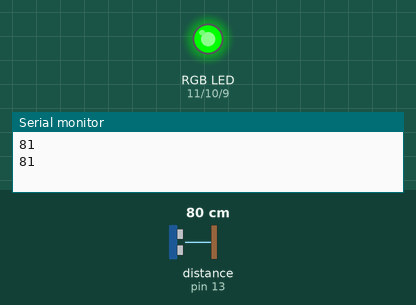
The sketch below on a simulated Arduino Uno, built with avr-gcc and run on an emulated ATmega328P. On the bench: an RGB LED mixed from three pins (HIGH = lit), the last lines printed to the serial monitor. The test bench sets the inputs (shaded band); at power-on: distance to the obstacle (sensor on pin 13) 80 cm.

Above: at 1.8 s.
1.9 s: distance to the obstacle (sensor on pin 13) set to 12 cm
3.4 s: distance to the obstacle (sensor on pin 13) set to 9 cm
At 4.9 s:
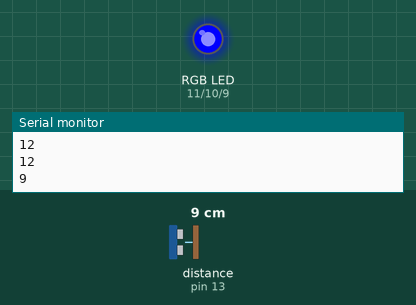
5.5 s: distance to the obstacle (sensor on pin 13) set to 7 cm
7.2 s: distance to the obstacle (sensor on pin 13) set to 4 cm
At 9.2 s:
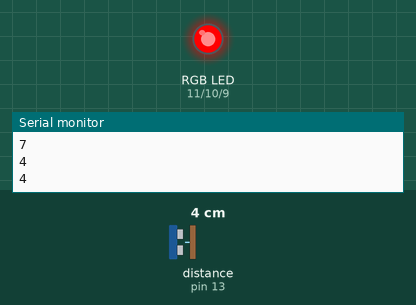
9.5 s: distance to the obstacle (sensor on pin 13) set to 250 cm
At 11.2 s:
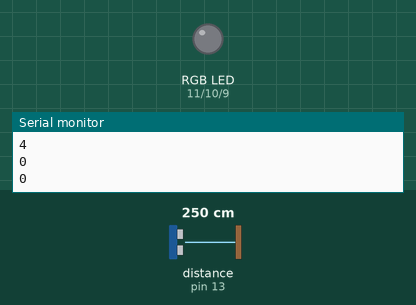
11.5 s: distance to the obstacle (sensor on pin 13) set to 206 cm
13.2 s: distance to the obstacle (sensor on pin 13) set to 196 cm
At 15.0 s:
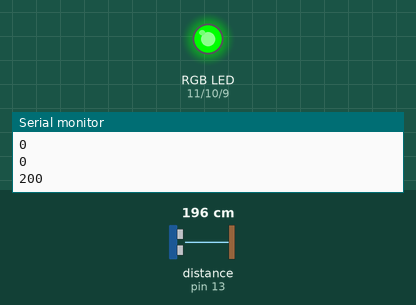
Timing chart, 0 to 16.5 s (numbered marks = the images above; inputs shaded):
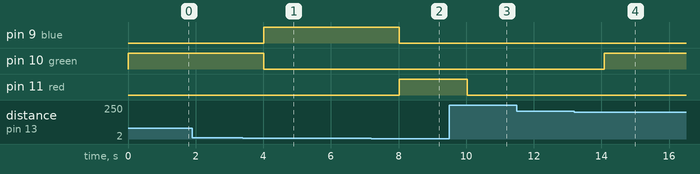

The sketch:

TrafficLight.ino
```cpp
//This uses a RGB Common Cathode LED, and an HC_SR04 ultrasonic sensor
//The LED lights up in different colours, according to the distance of an object from the sensor

#include <NewPing.h>
NewPing sonar(12, 13, 200);

void setup(){
  Serial.begin(9600);
  pinMode(11, OUTPUT);      //red
  pinMode(10, OUTPUT);      //green
  pinMode(9, OUTPUT);       //blue
}

void loop(){
  int distance = sonar.ping_cm();
  Serial.println(distance);

  //if distance is up to 5 cm, the LED becomes red
  if(distance <=5 && distance >0){
    digitalWrite(11, HIGH);
    digitalWrite(10, LOW);
    digitalWrite(9, LOW);
  }

  //if distance is between 5 and 10 cm, the LED becomes blue
  else if (distance > 5 && distance <= 10){
    digitalWrite(11, LOW);
    digitalWrite(10, LOW);
    digitalWrite(9, HIGH);
  }

  //if distance if bigger than 10 cm, the LED becomes green
  else if (distance >10){
    digitalWrite(11, LOW);
    digitalWrite(10, HIGH);
    digitalWrite(9, LOW);
  }
  else{
    digitalWrite(11, LOW);
    digitalWrite(10, LOW);
    digitalWrite(9, LOW);
  }
  delay(1000);
}
```

Measured:
- the behaviour switches between 11 and 10 cm on distance to the obstacle (sensor on pin 13) (found by bisection; images 0 and 1)
- the behaviour switches between 6 and 5 cm on distance to the obstacle (sensor on pin 13) (found by bisection; images 1 and 2)
- the behaviour switches between 201 and 200 cm on distance to the obstacle (sensor on pin 13) (found by bisection; images 3 and 4)
- after the input at 3.4 s, pin 9 (blue): LOW → HIGH after 0.62 s; pin 10 (green): HIGH → LOW after 0.62 s
- after the input at 7.2 s, pin 9 (blue): HIGH → LOW after 0.82 s; pin 11 (red): LOW → HIGH after 0.82 s
- after the input at 9.5 s, pin 11 (red): HIGH → LOW after 0.53 s
- after the input at 13.2 s, pin 10 (green): LOW → HIGH after 0.88 s
